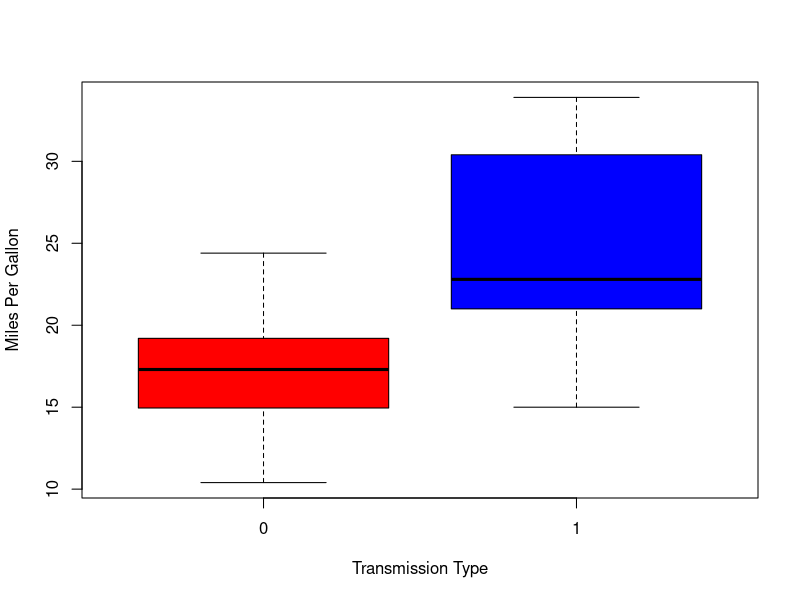
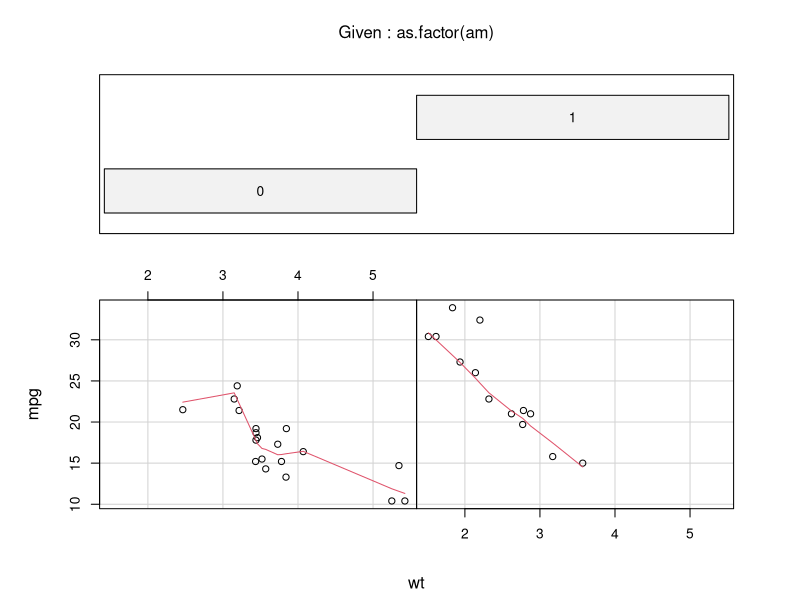
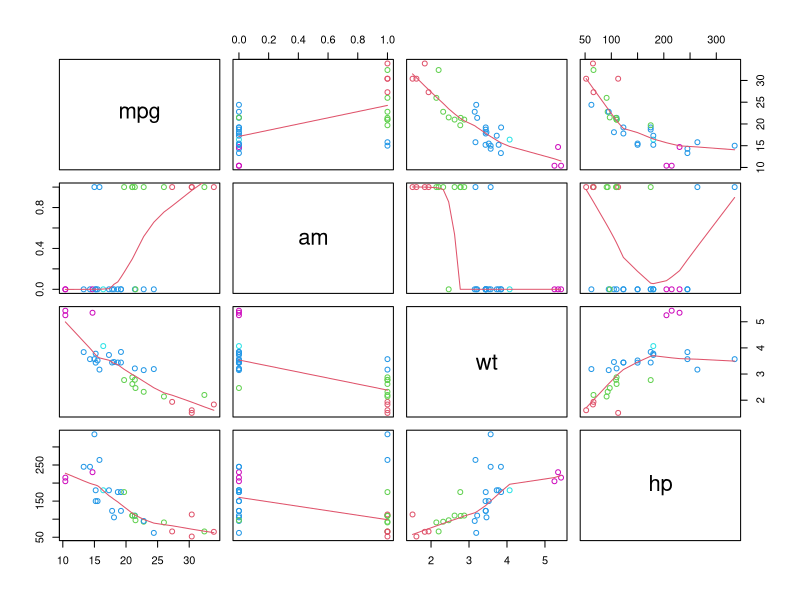
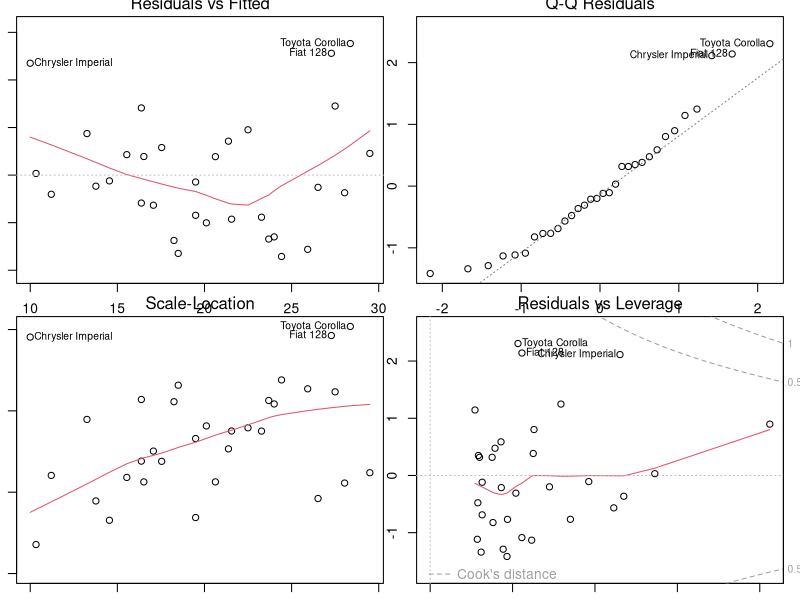

The R source for these figures, in order:
## ---- chunk 1
## 
## Regression Models Project
##
library(dplyr)
library(ggplot2)
library(knitr)
knitr::opts_chunk$set(echo = TRUE)
knitr::opts_chunk$set(fig.width=12, fig.height=10)
## ---- chunk 2
data(mtcars) 
head(mtcars) 
summary(mtcars)
## ---- chunk 3
cyl  <- factor(mtcars$cyl) 
vs   <- factor(mtcars$vs) 
gear <- factor(mtcars$gear) 
carb <- factor(mtcars$carb) 
am   <- factor(mtcars$am,labels=c("Automatic","Manual")) 
## ---- chunk 4
summary(mtcars$mpg)
## ---- chunk 5
data <- tapply(mtcars$mpg, am, summary)
auto <- data[1]
auto
## ---- chunk 6
data <- tapply(mtcars$mpg, am, summary)
man <- data[2]
man
## ---- chunk 7
cor(mtcars$mpg, mtcars$am, method = "pearson") #Transmission type
cor(mtcars$mpg, mtcars$wt, method = "pearson") #Weight
cor(mtcars$mpg, mtcars$hp, method = "pearson") #Horsepower
cor.test(mtcars$mpg, mtcars$am, method = "pearson")
## ---- chunk 8
mod1 <- lm(mpg ~ am , data = mtcars)  
mod2 <- lm(mpg ~ am + wt, data = mtcars)  
mod3 <- lm(mpg ~ am + wt + hp , data = mtcars)  
mod4 <- lm(mpg ~ am + wt + hp + disp, data = mtcars)  
mod5 <- lm(mpg ~ ., data = mtcars)  
## ---- chunk 9
anova(mod1, mod2, mod3, mod4, mod5) 
## ---- chunk 10
boxplot(mpg ~ am, data = mtcars, col = (c("red","blue")), ylab = "Miles Per Gallon", xlab = "Transmission Type") 
## ---- chunk 11
coplot(mpg ~ wt | as.factor(am), data = mtcars, panel = panel.smooth, rows = 1) 
## ---- chunk 12
mtcarsvars <- mtcars[, c(1, 9, 6, 4)]
mar.orig <- par()$mar  # save the original values  
par(mar = c(1, 1, 1, 1))  # set your new values  
pairs(mtcarsvars, panel = panel.smooth, col = 9 + mtcars$wt)
## ---- chunk 13
par(mfrow = c(2,2)) 
plot(mod3)
## ---- chunk 14
auto <- mtcars[am == "Automatic",] 
man <- mtcars[am == "Manual",] 
t.test(auto$mpg, man$mpg)
## ---- chunk 15
mod3
